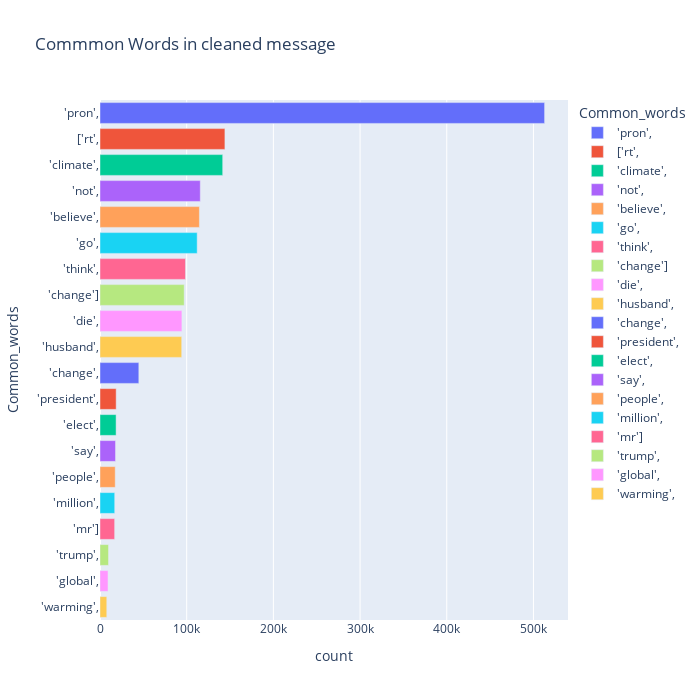

Write notebook code for a chart like this one.
### Code cell
fig = px.bar(temp0, x="count", y="Common_words", title='Commmon Words in cleaned message', orientation='h', 
             width=700, height=700,color='Common_words')
fig.show()

### Figure 1 — Plotly figure (JSON) as saved in the notebook; plotly's stock layout.template omitted (floating-point values rounded to 4 significant figures)
{"data": [{"alignmentgroup": "True", "hovertemplate": "Common_words=%{y}<br>count=%{x}<extra></extra>", "legendgroup": "'pron',", "marker": {"color": "#636efa"}, "name": "'pron',", "offsetgroup": "'pron',", "orientation": "h", "showlegend": true, "textposition": "auto", "type": "bar", "x": [512857], "xaxis": "x", "y": ["'pron',"], "yaxis": "y"}, {"alignmentgroup": "True", "hovertemplate": "Common_words=%{y}<br>count=%{x}<extra></extra>", "legendgroup": "['rt',", "marker": {"color": "#EF553B"}, "name": "['rt',", "offsetgroup": "['rt',", "orientation": "h", "showlegend": true, "textposition": "auto", "type": "bar", "x": [144102], "xaxis": "x", "y": ["['rt',"], "yaxis": "y"}, {"alignmentgroup": "True", "hovertemplate": "Common_words=%{y}<br>count=%{x}<extra></extra>", "legendgroup": "'climate',", "marker": {"color": "#00cc96"}, "name": "'climate',", "offsetgroup": "'climate',", "orientation": "h", "showlegend": true, "textposition": "auto", "type": "bar", "x": [141535], "xaxis": "x", "y": ["'climate',"], "yaxis": "y"}, {"alignmentgroup": "True", "hovertemplate": "Common_words=%{y}<br>count=%{x}<extra></extra>", "legendgroup": "'not',", "marker": {"color": "#ab63fa"}, "name": "'not',", "offsetgroup": "'not',", "orientation": "h", "showlegend": true, "textposition": "auto", "type": "bar", "x": [115679], "xaxis": "x", "y": ["'not',"], "yaxis": "y"}, {"alignmentgroup": "True", "hovertemplate": "Common_words=%{y}<br>count=%{x}<extra></extra>", "legendgroup": "'believe',", "marker": {"color": "#FFA15A"}, "name": "'believe',", "offsetgroup": "'believe',", "orientation": "h", "showlegend": true, "textposition": "auto", "type": "bar", "x": [114669], "xaxis": "x", "y": ["'believe',"], "yaxis": "y"}, {"alignmentgroup": "True", "hovertemplate": "Common_words=%{y}<br>count=%{x}<extra></extra>", "legendgroup": "'go',", "marker": {"color": "#19d3f3"}, "name": "'go',", "offsetgroup": "'go',", "orientation": "h", "showlegend": true, "textposition": "auto", "type": "bar", "x": [112097], "xaxis": "x", "y": ["'go',"], "yaxis": "y"}, {"alignmentgroup": "True", "hovertemplate": "Common_words=%{y}<br>count=%{x}<extra></extra>", "legendgroup": "'think',", "marker": {"color": "#FF6692"}, "name": "'think',", "offsetgroup": "'think',", "orientation": "h", "showlegend": true, "textposition": "auto", "type": "bar", "x": [98602], "xaxis": "x", "y": ["'think',"], "yaxis": "y"}, {"alignmentgroup": "True", "hovertemplate": "Common_words=%{y}<br>count=%{x}<extra></extra>", "legendgroup": "'change']", "marker": {"color": "#B6E880"}, "name": "'change']", "offsetgroup": "'change']", "orientation": "h", "showlegend": true, "textposition": "auto", "type": "bar", "x": [97141], "xaxis": "x", "y": ["'change']"], "yaxis": "y"}, {"alignmentgroup": "True", "hovertemplate": "Common_words=%{y}<br>count=%{x}<extra></extra>", "legendgroup": "'die',", "marker": {"color": "#FF97FF"}, "name": "'die',", "offsetgroup": "'die',", "orientation": "h", "showlegend": true, "textposition": "auto", "type": "bar", "x": [94484], "xaxis": "x", "y": ["'die',"], "yaxis": "y"}, {"alignmentgroup": "True", "hovertemplate": "Common_words=%{y}<br>count=%{x}<extra></extra>", "legendgroup": "'husband',", "marker": {"color": "#FECB52"}, "name": "'husband',", "offsetgroup": "'husband',", "orientation": "h", "showlegend": true, "textposition": "auto", "type": "bar", "x": [94256], "xaxis": "x", "y": ["'husband',"], "yaxis": "y"}, {"alignmentgroup": "True", "hovertemplate": "Common_words=%{y}<br>count=%{x}<extra></extra>", "legendgroup": "'change',", "marker": {"color": "#636efa"}, "name": "'change',", "offsetgroup": "'change',", "orientation": "h", "showlegend": true, "textposition": "auto", "type": "bar", "x": [44790], "xaxis": "x", "y": ["'change',"], "yaxis": "y"}, {"alignmentgroup": "True", "hovertemplate": "Common_words=%{y}<br>count=%{x}<extra></extra>", "legendgroup": "'president',", "marker": {"color": "#EF553B"}, "name": "'president',", "offsetgroup": "'president',", "orientation": "h", "showlegend": true, "textposition": "auto", "type": "bar", "x": [18653], "xaxis": "x", "y": ["'president',"], "yaxis": "y"}, {"alignmentgroup": "True", "hovertemplate": "Common_words=%{y}<br>count=%{x}<extra></extra>", "legendgroup": "'elect',", "marker": {"color": "#00cc96"}, "name": "'elect',", "offsetgroup": "'elect',", "orientation": "h", "showlegend": true, "textposition": "auto", "type": "bar", "x": [18577], "xaxis": "x", "y": ["'elect',"], "yaxis": "y"}, {"alignmentgroup": "True", "hovertemplate": "Common_words=%{y}<br>count=%{x}<extra></extra>", "legendgroup": "'say',", "marker": {"color": "#ab63fa"}, "name": "'say',", "offsetgroup": "'say',", "orientation": "h", "showlegend": true, "textposition": "auto", "type": "bar", "x": [17915], "xaxis": "x", "y": ["'say',"], "yaxis": "y"}, {"alignmentgroup": "True", "hovertemplate": "Common_words=%{y}<br>count=%{x}<extra></extra>", "legendgroup": "'people',", "marker": {"color": "#FFA15A"}, "name": "'people',", "offsetgroup": "'people',", "orientation": "h", "showlegend": true, "textposition": "auto", "type": "bar", "x": [17551], "xaxis": "x", "y": ["'people',"], "yaxis": "y"}, {"alignmentgroup": "True", "hovertemplate": "Common_words=%{y}<br>count=%{x}<extra></extra>", "legendgroup": "'million',", "marker": {"color": "#19d3f3"}, "name": "'million',", "offsetgroup": "'million',", "orientation": "h", "showlegend": true, "textposition": "auto", "type": "bar", "x": [16984], "xaxis": "x", "y": ["'million',"], "yaxis": "y"}, {"alignmentgroup": "True", "hovertemplate": "Common_words=%{y}<br>count=%{x}<extra></extra>", "legendgroup": "'mr']", "marker": {"color": "#FF6692"}, "name": "'mr']", "offsetgroup": "'mr']", "orientation": "h", "showlegend": true, "textposition": "auto", "type": "bar", "x": [16901], "xaxis": "x", "y": ["'mr']"], "yaxis": "y"}, {"alignmentgroup": "True", "hovertemplate": "Common_words=%{y}<br>count=%{x}<extra></extra>", "legendgroup": "'trump',", "marker": {"color": "#B6E880"}, "name": "'trump',", "offsetgroup": "'trump',", "orientation": "h", "showlegend": true, "textposition": "auto", "type": "bar", "x": [9826], "xaxis": "x", "y": ["'trump',"], "yaxis": "y"}, {"alignmentgroup": "True", "hovertemplate": "Common_words=%{y}<br>count=%{x}<extra></extra>", "legendgroup": "'global',", "marker": {"color": "#FF97FF"}, "name": "'global',", "offsetgroup": "'global',", "orientation": "h", "showlegend": true, "textposition": "auto", "type": "bar", "x": [9275], "xaxis": "x", "y": ["'global',"], "yaxis": "y"}, {"alignmentgroup": "True", "hovertemplate": "Common_words=%{y}<br>count=%{x}<extra></extra>", "legendgroup": "'warming',", "marker": {"color": "#FECB52"}, "name": "'warming',", "offsetgroup": "'warming',", "orientation": "h", "showlegend": true, "textposition": "auto", "type": "bar", "x": [7821], "xaxis": "x", "y": ["'warming',"], "yaxis": "y"}], "layout": {"barmode": "relative", "height": 700, "legend": {"title": {"text": "Common_words"}, "tracegroupgap": 0}, "title": {"text": "Commmon Words in cleaned message"}, "width": 700, "xaxis": {"anchor": "y", "domain": [0, 1], "title": {"text": "count"}}, "yaxis": {"anchor": "x", "categoryarray": ["'warming',", "'global',", "'trump',", "'mr']", "'million',", "'people',", "'say',", "'elect',", "'president',", "'change',", "'husband',", "'die',", "'change']", "'think',", "'go',", "'believe',", "'not',", "'climate',", "['rt',", "'pron',"], "categoryorder": "array", "domain": [0, 1], "title": {"text": "Common_words"}}}}
